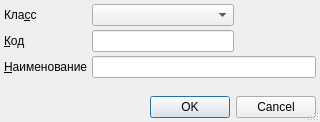
<?xml version="1.0" encoding="UTF-8"?>
<ui version="4.0">
 <class>ItemEditorDialog</class>
 <widget class="QDialog" name="ItemEditorDialog">
  <property name="geometry">
   <rect>
    <x>0</x>
    <y>0</y>
    <width>320</width>
    <height>122</height>
   </rect>
  </property>
  <property name="windowTitle">
   <string>ChangeMe!</string>
  </property>
  <property name="sizeGripEnabled">
   <bool>true</bool>
  </property>
  <layout class="QGridLayout" name="gridLayout">
   <property name="margin">
    <number>4</number>
   </property>
   <property name="spacing">
    <number>4</number>
   </property>
   <item row="1" column="4">
    <spacer name="horizontalSpacer_2">
     <property name="orientation">
      <enum>Qt::Horizontal</enum>
     </property>
     <property name="sizeHint" stdset="0">
      <size>
       <width>40</width>
       <height>20</height>
      </size>
     </property>
    </spacer>
   </item>
   <item row="1" column="1" colspan="3">
    <widget class="QLineEdit" name="edtCode"/>
   </item>
   <item row="0" column="1" colspan="3">
    <widget class="QComboBox" name="cmbType"/>
   </item>
   <item row="1" column="0">
    <widget class="QLabel" name="lblCode">
     <property name="sizePolicy">
      <sizepolicy hsizetype="Maximum" vsizetype="Preferred">
       <horstretch>0</horstretch>
       <verstretch>0</verstretch>
      </sizepolicy>
     </property>
     <property name="text">
      <string>&amp;Код</string>
     </property>
     <property name="buddy">
      <cstring>edtCode</cstring>
     </property>
    </widget>
   </item>
   <item row="2" column="0">
    <widget class="QLabel" name="lblName">
     <property name="sizePolicy">
      <sizepolicy hsizetype="Maximum" vsizetype="Preferred">
       <horstretch>0</horstretch>
       <verstretch>0</verstretch>
      </sizepolicy>
     </property>
     <property name="text">
      <string>&amp;Наименование</string>
     </property>
     <property name="buddy">
      <cstring>edtName</cstring>
     </property>
    </widget>
   </item>
   <item row="2" column="1" colspan="4">
    <widget class="QLineEdit" name="edtName"/>
   </item>
   <item row="3" column="2" colspan="2">
    <spacer>
     <property name="orientation">
      <enum>Qt::Vertical</enum>
     </property>
     <property name="sizeHint" stdset="0">
      <size>
       <width>103</width>
       <height>21</height>
      </size>
     </property>
    </spacer>
   </item>
   <item row="0" column="0">
    <widget class="QLabel" name="lblType">
     <property name="sizePolicy">
      <sizepolicy hsizetype="Maximum" vsizetype="Preferred">
       <horstretch>0</horstretch>
       <verstretch>0</verstretch>
      </sizepolicy>
     </property>
     <property name="text">
      <string>Кла&amp;cc</string>
     </property>
     <property name="buddy">
      <cstring>cmbType</cstring>
     </property>
    </widget>
   </item>
   <item row="0" column="4">
    <spacer name="horizontalSpacer_3">
     <property name="orientation">
      <enum>Qt::Horizontal</enum>
     </property>
     <property name="sizeHint" stdset="0">
      <size>
       <width>40</width>
       <height>20</height>
      </size>
     </property>
    </spacer>
   </item>
   <item row="4" column="0" colspan="5">
    <widget class="QDialogButtonBox" name="buttonBox">
     <property name="standardButtons">
      <set>QDialogButtonBox::Cancel|QDialogButtonBox::Ok</set>
     </property>
    </widget>
   </item>
  </layout>
 </widget>
 <tabstops>
  <tabstop>cmbType</tabstop>
  <tabstop>edtCode</tabstop>
  <tabstop>edtName</tabstop>
 </tabstops>
 <resources/>
 <connections>
  <connection>
   <sender>buttonBox</sender>
   <signal>accepted()</signal>
   <receiver>ItemEditorDialog</receiver>
   <slot>accept()</slot>
   <hints>
    <hint type="sourcelabel">
     <x>166</x>
     <y>132</y>
    </hint>
    <hint type="destinationlabel">
     <x>166</x>
     <y>74</y>
    </hint>
   </hints>
  </connection>
  <connection>
   <sender>buttonBox</sender>
   <signal>rejected()</signal>
   <receiver>ItemEditorDialog</receiver>
   <slot>reject()</slot>
   <hints>
    <hint type="sourcelabel">
     <x>166</x>
     <y>132</y>
    </hint>
    <hint type="destinationlabel">
     <x>166</x>
     <y>74</y>
    </hint>
   </hints>
  </connection>
 </connections>
</ui>
